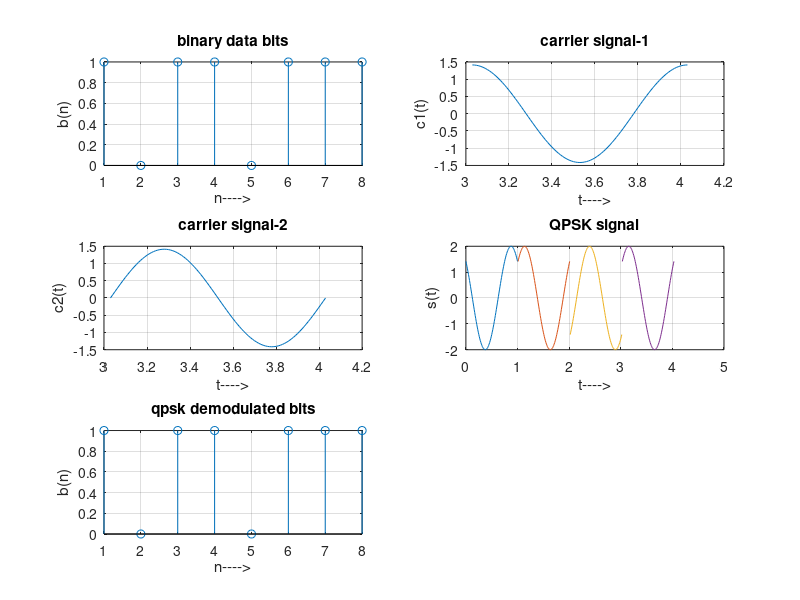

MATLAB code to generate this figure:
% QPSK Modulation
clc;
clear all;
close all;
%GENERATE QUADRATURE CARRIER SIGNAL
Tb=1;t=0:(Tb/100):Tb;fc=1;
c1=sqrt(2/Tb)*cos(2*pi*fc*t);
c2=sqrt(2/Tb)*sin(2*pi*fc*t);
%generate message signal
N=8;m=rand(1,N);
t1=0;t2=Tb;
for i=1:2:(N-1)
t=[t1:(Tb/100):t2];
if m(i)>0.5
m(i)=1;
m_s=ones(1,length(t));
else
m(i)=0;
m_s=-1*ones(1,length(t));
end
%odd bits modulated signal
odd_sig(i,:)=c1.*m_s;
if m(i+1)>0.5
%21
m(i+1)=1;
m_s=ones(1,length(t));
else
m(i+1)=0;
m_s=-1*ones(1,length(t));
end
%even bits modulated signal
even_sig(i,:)=c2.*m_s;
%qpsk signal
qpsk=odd_sig+even_sig;
%Plot the QPSK modulated signal
subplot(3,2,4);plot(t,qpsk(i,:));
title('QPSK signal');xlabel('t---->');ylabel('s(t)');grid on; hold on;
t1=t1+(Tb+.01); t2=t2+(Tb+.01);
end
hold off
%Plot the binary data bits and carrier signal
subplot(3,2,1);stem(m);
title('binary data bits');xlabel('n---->');ylabel('b(n)');grid on;
subplot(3,2,2);plot(t,c1);
title('carrier signal-1');xlabel('t---->');ylabel('c1(t)');grid on;
subplot(3,2,3);plot(t,c2);
title('carrier signal-2');xlabel('t---->');ylabel('c2(t)');grid on;
% QPSK Demodulation
t1=0;t2=Tb;
for i=1:N-1
t=[t1:(Tb/100):t2]
%correlator
x1=sum(c1.*qpsk(i,:));
x2=sum(c2.*qpsk(i,:));
%decision device
if (x1>0&&x2>0)
demod(i)=1;
demod(i+1)=1;
elseif (x1>0&&x2<0)
demod(i)=1;
demod(i+1)=0;
elseif (x1<0&&x2<0)
demod(i)=0;
demod(i+1)=0;
elseif (x1<0&&x2>0)
demod(i)=0;
demod(i+1)=1;
end
t1=t1+(Tb+.01); t2=t2+(Tb+.01);
end
subplot(3,2,5);stem(demod);
title('qpsk demodulated bits');xlabel('n---->');ylabel('b(n)');grid on;